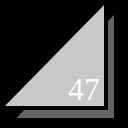
Frame 1 (no input)
Frame 60 (no input): identical to frame 1, image omitted
Frame 120 (the mouse pressed at the canvas centre since frame 60): identical to frame 1, image omitted

The p5.js sketch that drew this single still picture (run headless with seeded random() and noise() and a simulated clock; from frame 60 on, the mouse is pressed at the canvas centre):

// p5.js sketch
// ── sketch.js
function setup() {
  createCanvas(128,128);
}

function draw() {
  background(0);
  strokeWeight(4);
  fill(100, 100, 100);
  triangle(12,120,116,120,116,10);
  fill(200, 200, 200);
  triangle(0,108,106,108,106,0);
  fill(255);
  textSize(32);
  textFont("serif");
  text("47", 68, 100);
}
